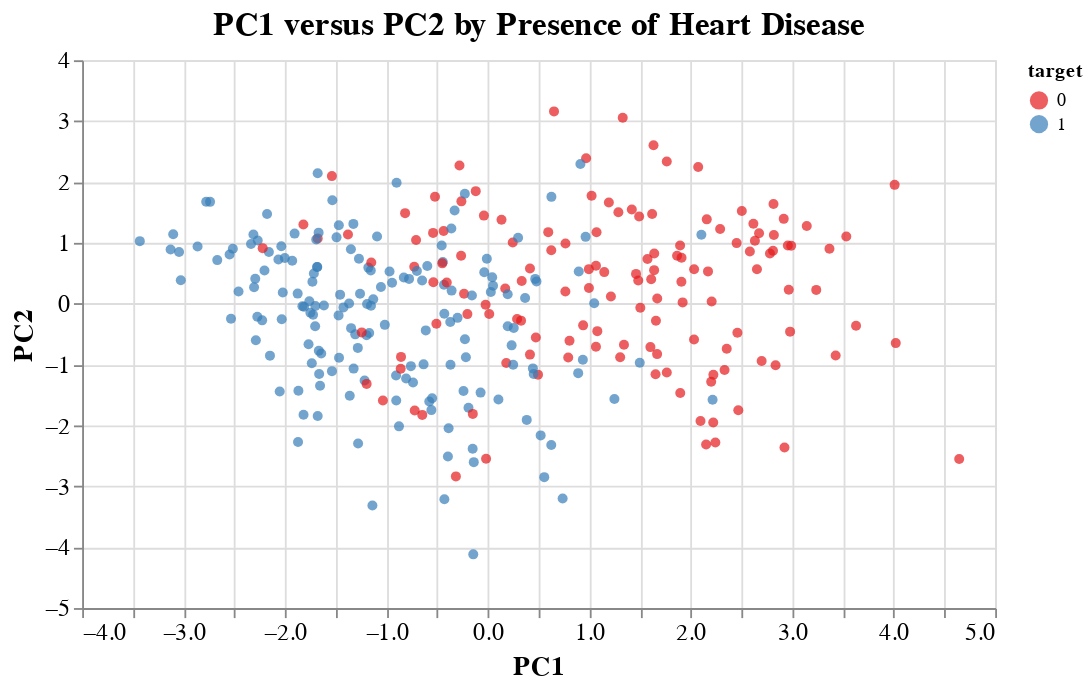

Notebook code for this chart:
### Code cell
# relationships between the first two PCs, viewed as a scatterplot

P = pd.DataFrame(u @ np.diag(s))
P = P.rename(columns={0: "PC1", 1: "PC2", 2: "PC3", 3: "PC4", 4: "PC5", 5: "PC6", 6: "PC7",
                     7: "PC8", 8: "PC9", 9: "PC10", 10: "PC11", 11: "PC12", 12: "PC13", 13: "PC14"})
P['target'] = kaggle_df['target']

alt.Chart(P).mark_circle().encode(
    x = "PC1",
    y = "PC2",
    color = alt.Color('target:N', scale=alt.Scale(scheme='set1'))
).properties(
    width=500,
    title = 'PC1 versus PC2 by Presence of Heart Disease'
).configure_axis(
    labelFontSize = 13,
    titleFontSize = 15,
).configure_title(
    fontSize = 18
)

### Figure 1 — Vega-Lite specification as saved in the notebook (floating-point values rounded to 4 significant figures; data arrays with more than 128 entries replaced by an {"elided": "..."} marker saying what was removed)
{"config": {"view": {"continuousWidth": 400, "continuousHeight": 300}, "axis": {"labelFontSize": 13, "titleFontSize": 15}, "title": {"fontSize": 18}}, "data": {"name": "data-5d49399a739e11be77f840ebc9ad6ccb"}, "mark": "circle", "encoding": {"color": {"type": "nominal", "field": "target", "scale": {"scheme": "set1"}}, "x": {"type": "quantitative", "field": "PC1"}, "y": {"type": "quantitative", "field": "PC2"}}, "title": "PC1 versus PC2 by Presence of Heart Disease", "width": 500, "$schema": "https://vega.github.io/schema/vega-lite/v4.8.1.json", "datasets": {"data-5d49399a739e11be77f840ebc9ad6ccb": {"elided": "303 records"}}}
